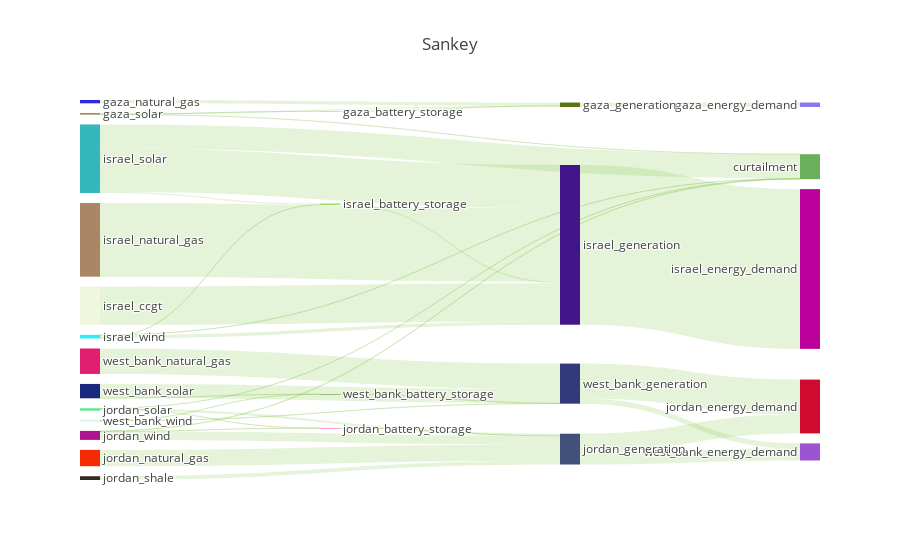

This figure's notebook cell:
### Markdown cell above
## Looking at Palestinian self-sufficiency

### Code cell
region='west_bank'
scenario='EAG'
results[scenario].plot_self_sufficiency(region=region)
results[scenario].get_self_sufficiency(region=region)
results[scenario].plot_flows_sankey()

### Figure 1 — Plotly figure (JSON) as saved in the notebook; plotly's stock layout.template omitted (floating-point values rounded to 4 significant figures)
{"data": [{"domain": {"x": [0, 1], "y": [0, 1]}, "link": {"color": ["rgba(127, 194, 65, 0.2)", "rgba(127, 194, 65, 0.2)", "rgba(127, 194, 65, 0.2)", "rgba(127, 194, 65, 0.2)", "rgba(127, 194, 65, 0.2)", "rgba(127, 194, 65, 0.2)", "rgba(127, 194, 65, 0.2)", "rgba(127, 194, 65, 0.2)", "rgba(127, 194, 65, 0.2)", "rgba(127, 194, 65, 0.2)", "rgba(127, 194, 65, 0.2)", "rgba(127, 194, 65, 0.2)", "rgba(127, 194, 65, 0.2)", "rgba(127, 194, 65, 0.2)", "rgba(127, 194, 65, 0.2)", "rgba(127, 194, 65, 0.2)", "rgba(127, 194, 65, 0.2)", "rgba(127, 194, 65, 0.2)", "rgba(127, 194, 65, 0.2)", "rgba(127, 194, 65, 0.2)", "rgba(127, 194, 65, 0.2)", "rgba(127, 194, 65, 0.2)", "rgba(127, 194, 65, 0.2)", "rgba(127, 194, 65, 0.2)", "rgba(127, 194, 65, 0.2)", "rgba(127, 194, 65, 0.2)", "rgba(127, 194, 65, 0.2)", "rgba(127, 194, 65, 0.2)", "rgba(127, 194, 65, 0.2)", "rgba(127, 194, 65, 0.2)", "rgba(127, 194, 65, 0.2)", "rgba(127, 194, 65, 0.2)", "rgba(127, 194, 65, 0.2)", "rgba(127, 194, 65, 0.2)", "rgba(127, 194, 65, 0.2)", "rgba(127, 194, 65, 0.2)", "rgba(127, 194, 65, 0.2)", "rgba(127, 194, 65, 0.2)", "rgba(127, 194, 65, 0.2)", "rgba(127, 194, 65, 0.2)", "rgba(127, 194, 65, 0.2)", "rgba(127, 194, 65, 0.2)", "rgba(127, 194, 65, 0.2)", "rgba(127, 194, 65, 0.2)", "rgba(127, 194, 65, 0.2)", "rgba(127, 194, 65, 0.2)", "rgba(127, 194, 65, 0.2)", "rgba(127, 194, 65, 0.2)", "rgba(127, 194, 65, 0.2)", "rgba(127, 194, 65, 0.2)", "rgba(127, 194, 65, 0.2)", "rgba(127, 194, 65, 0.2)"], "source": [0, 34, 2, 32, 4, 5, 5, 5, 39, 7, 8, 9, 35, 35, 35, 35, 11, 12, 12, 12, 13, 13, 13, 41, 15, 16, 17, 40, 40, 40, 19, 20, 21, 21, 21, 22, 22, 22, 43, 24, 25, 26, 42, 42, 42, 28, 29, 29, 29, 30, 30, 30], "target": [31, 32, 32, 31, 32, 33, 34, 32, 35, 35, 35, 35, 31, 36, 37, 38, 35, 33, 39, 35, 33, 39, 35, 40, 40, 40, 40, 36, 37, 38, 40, 40, 33, 41, 40, 33, 41, 40, 42, 42, 42, 42, 36, 37, 38, 42, 33, 43, 42, 33, 43, 42], "value": [0, 580.8, 0, 101400.0, 75520.0, 394.2, 580.8, 25250.0, 33980.0, 870800.0, 0, 0, 0, 3644000.0, 0, 0, 1680000.0, 550500.0, 29450.0, 984300.0, 4694.0, 4529.0, 74850.0, 3068.0, 0, 0, 0, 0, 429600.0, 272900.0, 372900.0, 85930.0, 5357.0, 1132.0, 46200.0, 8513.0, 1936.0, 194400.0, 7377.0, 0, 0, 0, 0, 797900.0, 116900.0, 580400.0, 0, 7289.0, 320700.0, 0, 88.5, 6408]}, "node": {"color": ["3e398f", "f15cbd", "912edb", "f3ecc7", "3027de", "775811", "509f3f", "f0f7dd", "5fcbe1", "7c56da", "0c3780", "aa8764", "34b6bc", "35ebfa", "9b8ddc", "a3cac8", "ca3f5b", "f6d10c", "a7d961", "f62900", "352a23", "4dea8e", "af1493", "33b001", "9332c5", "b2cab0", "149a37", "1514f9", "e01f70", "17287e", "7ee0d0", "8679ec", "597612", "6bb05d", "c693d5", "421588", "ba019c", "cf0a2f", "9c55d1", "9bdd58", "41517a", "fb3798", "323a7c", "53830a"], "label": ["egypt_generation", "gaza_battery_storage", "gaza_diesel", "gaza_generation", "gaza_natural_gas", "gaza_solar", "israel_battery_storage", "israel_ccgt", "israel_coal", "israel_diesel", "israel_generation", "israel_natural_gas", "israel_solar", "israel_wind", "jordan_battery_storage", "jordan_ccgt", "jordan_coal", "jordan_diesel", "jordan_generation", "jordan_natural_gas", "jordan_shale", "jordan_solar", "jordan_wind", "west_bank_battery_storage", "west_bank_ccgt", "west_bank_coal", "west_bank_diesel", "west_bank_generation", "west_bank_natural_gas", "west_bank_solar", "west_bank_wind", "gaza_energy_demand", "gaza_generation", "curtailment", "gaza_battery_storage", "israel_generation", "israel_energy_demand", "jordan_energy_demand", "west_bank_energy_demand", "israel_battery_storage", "jordan_generation", "jordan_battery_storage", "west_bank_generation", "west_bank_battery_storage"], "line": {"color": "black", "width": 0}, "pad": 10}, "orientation": "h", "type": "sankey", "valueformat": ".0f"}], "layout": {"autosize": true, "font": {"size": 12}, "title": {"text": "Sankey"}}}
